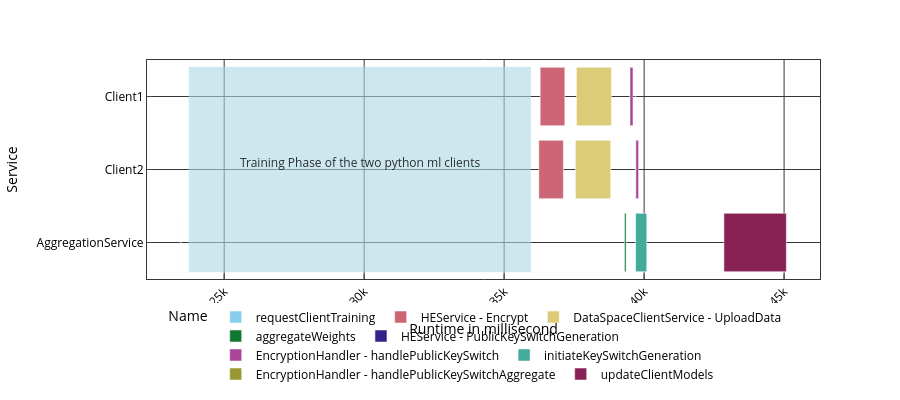

This figure's notebook cell:
### Code cell
df = px.data.tips()
fig = px.bar(data_after_upload, base="StartMs", x="runtime_ms", y="Service", color='Name', orientation='h',
             hover_data=["EndTime", "StartMs", "runtime_ms"], labels={"runtime_ms": "Runtime in millisecond", "Service": "Service"}, color_discrete_sequence=px.colors.qualitative.Safe,
             height=400)

max_box = data_after_upload.iloc[1]["StartMs"]-300
min_box = data_after_upload.iloc[0]["EndMs"]+300
fig.add_shape(
    type="rect",
    x0=min_box,  # Start x position
    y0=-0.4,  # Start y position (below the bars)
    x1=max_box,   # End x position
    y1=2.4,  # End y position
    fillcolor="lightblue",  # Pastel blue color
    opacity=0.6,
    line=dict(color="lightblue", width=1),
)
fig.add_annotation(
    x=min_box + (max_box-min_box)/2,  # Center of the rectangle
    y=(2.4-0.4)/2+0.1,  # Position above the rectangle
    text="Training Phase of the two python ml clients",
    showarrow=False,
    font=dict(size=12, color="black"),
    opacity=0.8
)

fig.show()

### Figure 1 — Plotly figure (JSON) as saved in the notebook; plotly's stock layout.template omitted (floating-point values rounded to 4 significant figures)
{"data": [{"base": [23440.0], "customdata": [["16:43:09.286822"]], "hovertemplate": "Name=requestClientTraining<br>StartMs=%{base}<br>Runtime in millisecond=%{x}<br>Service=%{y}<br>EndTime=%{customdata[0]}<extra></extra>", "legendgroup": "requestClientTraining", "marker": {"color": "rgb(136, 204, 238)", "pattern": {"shape": ""}}, "name": "requestClientTraining", "orientation": "h", "showlegend": true, "textposition": "auto", "type": "bar", "x": [4.168], "xaxis": "x", "y": ["AggregationService"], "yaxis": "y"}, {"base": [36240.0, 36290.0], "customdata": [["16:43:22.080275"], ["16:43:22.128913"]], "hovertemplate": "Name=HEService - Encrypt<br>StartMs=%{base}<br>Runtime in millisecond=%{x}<br>Service=%{y}<br>EndTime=%{customdata[0]}<extra></extra>", "legendgroup": "HEService - Encrypt", "marker": {"color": "rgb(204, 102, 119)", "pattern": {"shape": ""}}, "name": "HEService - Encrypt", "orientation": "h", "showlegend": true, "textposition": "auto", "type": "bar", "x": [877.9, 881.4], "xaxis": "x", "y": ["Client2", "Client1"], "yaxis": "y"}, {"base": [37550.0, 37580.0], "customdata": [["16:43:23.387515"], ["16:43:23.424320"]], "hovertemplate": "Name=DataSpaceClientService - UploadData<br>StartMs=%{base}<br>Runtime in millisecond=%{x}<br>Service=%{y}<br>EndTime=%{customdata[0]}<extra></extra>", "legendgroup": "DataSpaceClientService - UploadData", "marker": {"color": "rgb(221, 204, 119)", "pattern": {"shape": ""}}, "name": "DataSpaceClientService - UploadData", "orientation": "h", "showlegend": true, "textposition": "auto", "type": "bar", "x": [1260.0, 1250.0], "xaxis": "x", "y": ["Client2", "Client1"], "yaxis": "y"}, {"base": [39300.0], "customdata": [["16:43:25.141169"]], "hovertemplate": "Name=aggregateWeights<br>StartMs=%{base}<br>Runtime in millisecond=%{x}<br>Service=%{y}<br>EndTime=%{customdata[0]}<extra></extra>", "legendgroup": "aggregateWeights", "marker": {"color": "rgb(17, 119, 51)", "pattern": {"shape": ""}}, "name": "aggregateWeights", "orientation": "h", "showlegend": true, "textposition": "auto", "type": "bar", "x": [56.83], "xaxis": "x", "y": ["AggregationService"], "yaxis": "y"}, {"base": [39500.0, 39700.0], "customdata": [["16:43:25.337108"], ["16:43:25.538703"]], "hovertemplate": "Name=HEService - PublicKeySwitchGeneration<br>StartMs=%{base}<br>Runtime in millisecond=%{x}<br>Service=%{y}<br>EndTime=%{customdata[0]}<extra></extra>", "legendgroup": "HEService - PublicKeySwitchGeneration", "marker": {"color": "rgb(51, 34, 136)", "pattern": {"shape": ""}}, "name": "HEService - PublicKeySwitchGeneration", "orientation": "h", "showlegend": true, "textposition": "auto", "type": "bar", "x": [30.75, 30.01], "xaxis": "x", "y": ["Client1", "Client2"], "yaxis": "y"}, {"base": [39500.0, 39700.0], "customdata": [["16:43:25.337140"], ["16:43:25.538735"]], "hovertemplate": "Name=EncryptionHandler - handlePublicKeySwitch<br>StartMs=%{base}<br>Runtime in millisecond=%{x}<br>Service=%{y}<br>EndTime=%{customdata[0]}<extra></extra>", "legendgroup": "EncryptionHandler - handlePublicKeySwitch", "marker": {"color": "rgb(170, 68, 153)", "pattern": {"shape": ""}}, "name": "EncryptionHandler - handlePublicKeySwitch", "orientation": "h", "showlegend": true, "textposition": "auto", "type": "bar", "x": [107.1, 106.4], "xaxis": "x", "y": ["Client1", "Client2"], "yaxis": "y"}, {"base": [39700.0], "customdata": [["16:43:25.538867"]], "hovertemplate": "Name=initiateKeySwitchGeneration<br>StartMs=%{base}<br>Runtime in millisecond=%{x}<br>Service=%{y}<br>EndTime=%{customdata[0]}<extra></extra>", "legendgroup": "initiateKeySwitchGeneration", "marker": {"color": "rgb(68, 170, 153)", "pattern": {"shape": ""}}, "name": "initiateKeySwitchGeneration", "orientation": "h", "showlegend": true, "textposition": "auto", "type": "bar", "x": [397.6], "xaxis": "x", "y": ["AggregationService"], "yaxis": "y"}, {"base": [39700.0, 39700.0], "customdata": [["16:43:25.539497"], ["16:43:25.540009"]], "hovertemplate": "Name=EncryptionHandler - handlePublicKeySwitchAggregate<br>StartMs=%{base}<br>Runtime in millisecond=%{x}<br>Service=%{y}<br>EndTime=%{customdata[0]}<extra></extra>", "legendgroup": "EncryptionHandler - handlePublicKeySwitchAggregate", "marker": {"color": "rgb(153, 153, 51)", "pattern": {"shape": ""}}, "name": "EncryptionHandler - handlePublicKeySwitchAggregate", "orientation": "h", "showlegend": true, "textposition": "auto", "type": "bar", "x": [0.007333, 0.01317], "xaxis": "x", "y": ["Client1", "Client2"], "yaxis": "y"}, {"base": [42850.0], "customdata": [["16:43:28.692864"]], "hovertemplate": "Name=updateClientModels<br>StartMs=%{base}<br>Runtime in millisecond=%{x}<br>Service=%{y}<br>EndTime=%{customdata[0]}<extra></extra>", "legendgroup": "updateClientModels", "marker": {"color": "rgb(136, 34, 85)", "pattern": {"shape": ""}}, "name": "updateClientModels", "orientation": "h", "showlegend": true, "textposition": "auto", "type": "bar", "x": [2230.0], "xaxis": "x", "y": ["AggregationService"], "yaxis": "y"}], "layout": {"annotations": [{"font": {"color": "black", "size": 12}, "opacity": 0.8, "showarrow": false, "text": "Training Phase of the two python ml clients", "x": 29840.0, "y": 1.1}], "barmode": "relative", "height": 400, "legend": {"title": {"text": "Name"}, "tracegroupgap": 0}, "margin": {"t": 60}, "shapes": [{"fillcolor": "lightblue", "line": {"color": "lightblue", "width": 1}, "opacity": 0.6, "type": "rect", "x0": 23750.0, "x1": 35940.0, "y0": -0.4, "y1": 2.4}], "xaxis": {"anchor": "y", "domain": [0, 1], "title": {"text": "Runtime in millisecond"}}, "yaxis": {"anchor": "x", "domain": [0, 1], "title": {"text": "Service"}}}}
